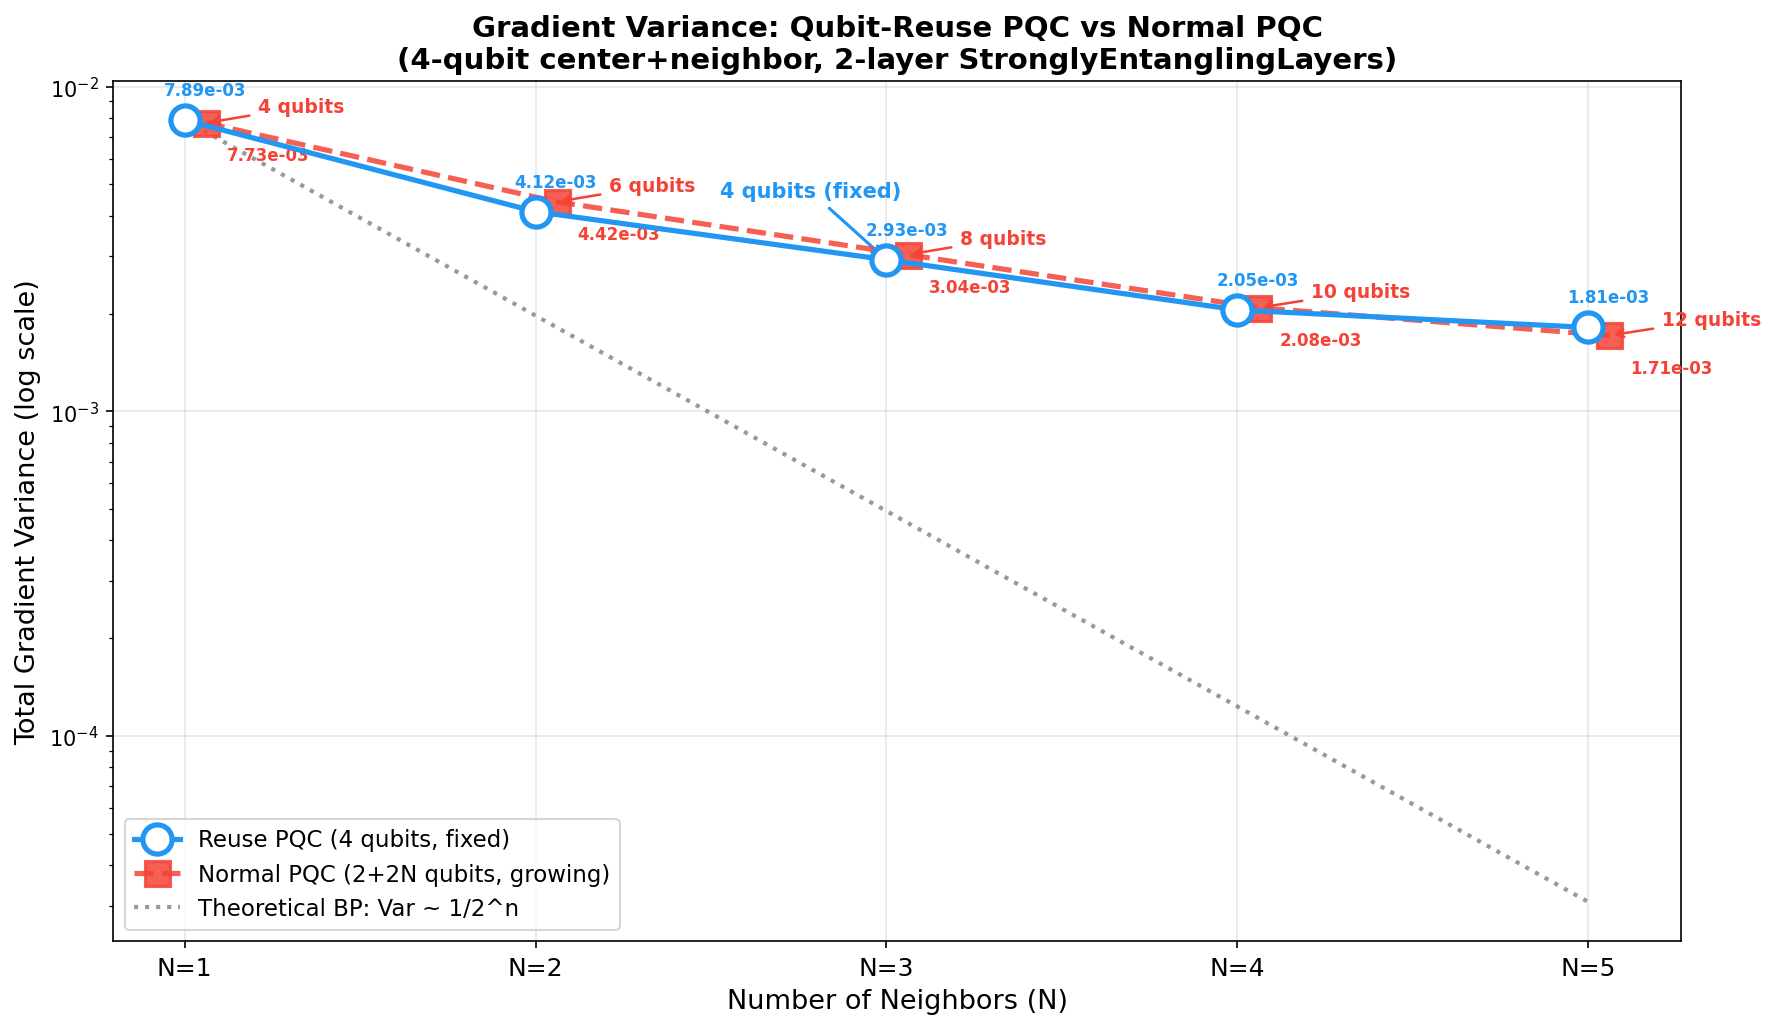

Generate this figure with Python:
#!/usr/bin/env python3
"""
Qubit-Reuse vs Normal PQC: Gradient Variance Comparison
========================================================

Reuse PQC:   4 qubits (2 center + 2 neighbor_pool), neighbor qubits REUSED N times
Normal PQC:  2 + 2N qubits (2 center + each neighbor gets 2 dedicated qubits)

Both circuits:
  - 2 center qubits, feature_dim = 4 (2^2)
  - 2-layer StronglyEntanglingLayers per entanglement step
  - Sequential neighbor processing
  - idential parameter counts

N ranges from 1 to 5:
  N=1: 4q vs 4q   N=2: 4q vs 6q   N=3: 4q vs 8q
  N=4: 4q vs 10q  N=5: 4q vs 12q

All within memory limits (max 4096 states for N=5 normal).
"""

import torch, pennylane as qml, numpy as np, time, os, json
import matplotlib; matplotlib.use('Agg')
import matplotlib.pyplot as plt

plt.rcParams.update({'font.size': 12, 'axes.titlesize': 13,
                     'figure.figsize': (18, 13), 'savefig.dpi': 150,
                     'savefig.bbox': 'tight'})

OUT = os.path.dirname(os.path.abspath(__file__))
CENTER_QUBITS = 2
NEIGHBOR_PER = 2
FEATURE_DIM = 2 ** CENTER_QUBITS  # 4
KERNEL_LAYERS = 2
LINEAR_LAYERS = 2
N_LIST = [1, 2, 3, 4, 5]
N_TRIALS = 100
SEED = 42


# ============================================================================
# Circuit Builders
# ============================================================================

def build_reuse_circuit(n_neighbors):
    """Reuse circuit: 4 qubits (0,1=center; 2,3=neighbor, measure+reset)."""
    n_total = CENTER_QUBITS + NEIGHBOR_PER  # 4
    cw = list(range(CENTER_QUBITS))          # [0, 1]
    nw = list(range(CENTER_QUBITS, n_total)) # [2, 3]

    dev = qml.device('default.qubit', wires=n_total)

    @qml.qnode(dev, interface='torch', diff_method='backprop')
    def circuit(cf, nf, kw, pw, lw):
        for i in range(n_neighbors):
            qml.AmplitudeEmbedding(cf, wires=cw, normalize=True)
            qml.AmplitudeEmbedding(nf[i], wires=nw, normalize=True)
            qml.StronglyEntanglingLayers(kw, wires=cw + nw)
            measures = [qml.measure(w, reset=True) for w in nw]
            for mi, m in enumerate(measures):
                for j in cw:
                    qml.cond(m, qml.RY)(pw[mi][j], wires=j)
        qml.StronglyEntanglingLayers(lw, wires=cw)
        return qml.probs(wires=cw)

    return circuit, n_total


def build_normal_circuit(n_neighbors):
    """Normal circuit: 2 + 2N qubits, each neighbor gets dedicated qubits."""
    n_total = CENTER_QUBITS + NEIGHBOR_PER * n_neighbors
    cw = list(range(CENTER_QUBITS))

    dev = qml.device('default.qubit', wires=n_total)

    @qml.qnode(dev, interface='torch', diff_method='backprop')
    def circuit(cf, nf, kw, pw, lw):
        for i in range(n_neighbors):
            start = CENTER_QUBITS + i * NEIGHBOR_PER
            nw_i = list(range(start, start + NEIGHBOR_PER))
            qml.AmplitudeEmbedding(cf, wires=cw, normalize=True)
            qml.AmplitudeEmbedding(nf[i], wires=nw_i, normalize=True)
            qml.StronglyEntanglingLayers(kw, wires=cw + nw_i)
            measures = [qml.measure(w, reset=True) for w in nw_i]
            for mi, m in enumerate(measures):
                for j in cw:
                    qml.cond(m, qml.RY)(pw[mi][j], wires=j)
        qml.StronglyEntanglingLayers(lw, wires=cw)
        return qml.probs(wires=cw)

    return circuit, n_total


# ============================================================================
# Variance Computation
# ============================================================================

def compute_variance(circuit_type, n_neighbors, n_trials=N_TRIALS, seed=SEED):
    torch.manual_seed(seed); np.random.seed(seed)

    if circuit_type == 'reuse':
        qnode, n_qubits = build_reuse_circuit(n_neighbors)
    else:
        qnode, n_qubits = build_normal_circuit(n_neighbors)

    # Parameter shapes (same for both: 4-qubit entanglement block)
    kern_shape = qml.StronglyEntanglingLayers.shape(KERNEL_LAYERS, CENTER_QUBITS + NEIGHBOR_PER)
    lin_shape = qml.StronglyEntanglingLayers.shape(LINEAR_LAYERS, CENTER_QUBITS)
    pool_shape = (CENTER_QUBITS, CENTER_QUBITS)
    n_params = kern_shape[0]*kern_shape[1]*kern_shape[2] + pool_shape[0]*pool_shape[1] + lin_shape[0]*lin_shape[1]*lin_shape[2]

    grads_k, grads_p, grads_l = [], [], []

    for _ in range(n_trials):
        kw = torch.rand(*kern_shape, dtype=torch.float32, requires_grad=True)
        pw = torch.rand(*pool_shape, dtype=torch.float32, requires_grad=True)
        lw = torch.rand(*lin_shape, dtype=torch.float32, requires_grad=True)

        c = torch.randn(FEATURE_DIM, dtype=torch.float32); c = c / c.norm()
        nf = torch.randn(n_neighbors, FEATURE_DIM, dtype=torch.float32)
        nf = nf / nf.norm(dim=1, keepdim=True)

        out = qnode(c, nf, kw, pw, lw)
        loss = torch.sum((out - torch.rand_like(out)) ** 2)
        loss.backward()

        grads_k.append(kw.grad.detach().flatten().cpu().numpy())
        grads_p.append(pw.grad.detach().flatten().cpu().numpy())
        grads_l.append(lw.grad.detach().flatten().cpu().numpy())

    gk = np.array(grads_k); gp = np.array(grads_p); gl = np.array(grads_l)
    gall = np.concatenate([gk.flatten(), gp.flatten(), gl.flatten()])

    return {
        'type': circuit_type, 'n_neighbors': n_neighbors,
        'n_qubits': n_qubits, 'n_params': n_params,
        'var_total': float(np.var(gall)),
        'var_kernel': float(np.var(gk.flatten())),
        'var_pooling': float(np.var(gp.flatten())),
        'var_linear': float(np.var(gl.flatten())),
        'mean_abs_kernel': float(np.mean(np.abs(gk.flatten()))),
        'mean_abs_pooling': float(np.mean(np.abs(gp.flatten()))),
        'mean_abs_linear': float(np.mean(np.abs(gl.flatten()))),
    }


# ============================================================================
# Plotting
# ============================================================================

def plot_results(results):
    reuse = [r for r in results if r['type'] == 'reuse']
    normal = [r for r in results if r['type'] == 'normal']
    nn_list = [r['n_neighbors'] for r in reuse]
    normal_qs = [r['n_qubits'] for r in normal]

    fig, axes = plt.subplots(2, 3, figsize=(20, 14))
    cr, cn = '#2196F3', '#F44336'

    # ===== [0,0] Total Variance =====
    ax = axes[0, 0]
    ax.semilogy(nn_list, [r['var_total'] for r in reuse], 'o-', color=cr,
                linewidth=2.5, markersize=12, label='Reuse PQC (4 qubits, fixed)')
    ax.semilogy(nn_list, [r['var_total'] for r in normal], 's-', color=cn,
                linewidth=2.5, markersize=12, label='Normal PQC (2+2N qubits, growing)')

    # BP reference: Var ~ 1/2^n, anchored at N=1
    v0, q0 = normal[0]['var_total'], normal[0]['n_qubits']
    bp_ref = [v0 * (2**q0) / (2**q) for q in normal_qs]
    ax.semilogy(nn_list, bp_ref, '--', color='gray', linewidth=2, alpha=0.7,
                label='Theoretical BP: Var ~ 1/2^n')

    for i, (nn, nq) in enumerate(zip(nn_list, normal_qs)):
        ax.annotate(f'{nq}q', (nn, normal[i]['var_total']),
                    textcoords="offset points", xytext=(0, -20),
                    ha='center', fontsize=9, color=cn, fontweight='bold')

    ax.set_xlabel('Number of Neighbors (N)')
    ax.set_ylabel('Total Gradient Variance (log scale)')
    ax.set_title('Gradient Variance: Reuse vs Normal\n'
                 '(Deviation from gray line = BP mitigation)')
    ax.legend(fontsize=9); ax.grid(True, alpha=0.3); ax.set_xticks(nn_list)

    # ===== [0,1] Variance Ratio =====
    ax = axes[0, 1]
    x = np.arange(len(nn_list))
    w = 0.2
    ratios_t = [reuse[i]['var_total'] / normal[i]['var_total'] for i in range(len(nn_list))]
    ratios_k = [reuse[i]['var_kernel'] / normal[i]['var_kernel'] for i in range(len(nn_list))]
    ratios_p = [reuse[i]['var_pooling'] / normal[i]['var_pooling'] for i in range(len(nn_list))]
    ratios_l = [reuse[i]['var_linear'] / normal[i]['var_linear'] for i in range(len(nn_list))]

    bars_t = ax.bar(x - 1.5*w, ratios_t, w, color='#E91E63', label='Total', edgecolor='black')
    ax.bar(x - 0.5*w, ratios_k, w, color='#2196F3', label='Kernel', edgecolor='black')
    ax.bar(x + 0.5*w, ratios_p, w, color='#FF9800', label='Pooling', edgecolor='black')
    ax.bar(x + 1.5*w, ratios_l, w, color='#4CAF50', label='Linear', edgecolor='black')
    ax.axhline(y=1.0, color='black', linestyle='-', linewidth=1.5, alpha=0.6)

    # Value labels on bars
    for bar in bars_t:
        h = bar.get_height()
        ax.text(bar.get_x() + bar.get_width()/2., h, f'{h:.1f}',
                ha='center', va='bottom' if h > 0 else 'top', fontsize=8, fontweight='bold')

    ax.set_xticks(x)
    ax.set_xticklabels([f'N={nn}\n(4q vs {nq}q)' for nn, nq in zip(nn_list, normal_qs)])
    ax.set_ylabel('Var(Reuse) / Var(Normal)')
    ax.set_title('Variance Advantage Ratio\n(>1 = Reuse has higher gradient variance)')
    ax.legend(fontsize=8); ax.grid(True, alpha=0.3, axis='y')

    # ===== [0,2] Qubit Usage =====
    ax = axes[0, 2]
    x = np.arange(len(nn_list))
    bw = 0.35
    b1 = ax.bar(x - bw/2, [r['n_qubits'] for r in reuse], bw, color=cr,
                label='Reuse PQC', edgecolor='black')
    b2 = ax.bar(x + bw/2, normal_qs, bw, color=cn,
                label='Normal PQC', edgecolor='black')
    for b in b1: ax.text(b.get_x()+b.get_width()/2., b.get_height()+0.2,
                         f'{int(b.get_height())}', ha='center', fontweight='bold')
    for b in b2: ax.text(b.get_x()+b.get_width()/2., b.get_height()+0.2,
                         f'{int(b.get_height())}', ha='center', fontweight='bold')
    ax.set_xticks(x); ax.set_xticklabels([f'N={n}' for n in nn_list])
    ax.set_ylabel('Total Qubits');
    ax.set_title('Hardware Resource Comparison')
    ax.legend(); ax.grid(True, alpha=0.3, axis='y')

    # ===== [1,0] Per-Parameter-Group Variance =====
    ax = axes[1, 0]
    ax.semilogy(nn_list, [r['var_kernel'] for r in reuse], 'o--', color='#2196F3',
                linewidth=1.5, markersize=8, label='Reuse: Kernel', alpha=0.7)
    ax.semilogy(nn_list, [r['var_pooling'] for r in reuse], 's--', color='#FF9800',
                linewidth=1.5, markersize=8, label='Reuse: Pooling', alpha=0.7)
    ax.semilogy(nn_list, [r['var_linear'] for r in reuse], '^--', color='#4CAF50',
                linewidth=1.5, markersize=8, label='Reuse: Linear', alpha=0.7)
    ax.semilogy(nn_list, [r['var_kernel'] for r in normal], 'o-', color='#2196F3',
                linewidth=2, markersize=8, label='Normal: Kernel', alpha=0.7)
    ax.semilogy(nn_list, [r['var_pooling'] for r in normal], 's-', color='#FF9800',
                linewidth=2, markersize=8, label='Normal: Pooling', alpha=0.7)
    ax.semilogy(nn_list, [r['var_linear'] for r in normal], '^-', color='#4CAF50',
                linewidth=2, markersize=8, label='Normal: Linear', alpha=0.7)
    ax.set_xlabel('Number of Neighbors (N)')
    ax.set_ylabel('Gradient Variance (log)')
    ax.set_title('Per-Parameter-Group Variance\n(Dashed=Reuse 4q, Solid=Normal 2+2N q)')
    ax.legend(fontsize=7, ncol=2); ax.grid(True, alpha=0.3); ax.set_xticks(nn_list)

    # ===== [1,1] BP Mitigation Factor =====
    ax = axes[1, 1]
    x = np.arange(len(nn_list))
    bw = 0.35
    mit_reuse, mit_normal = [], []
    for i in range(len(nn_list)):
        bp_theory_n = normal[0]['var_total'] * (2**normal[0]['n_qubits']) / (2**normal[i]['n_qubits'])
        mit_reuse.append(reuse[i]['var_total'] / bp_theory_n)
        mit_normal.append(normal[i]['var_total'] / bp_theory_n)

    b1 = ax.bar(x - bw/2, mit_reuse, bw, color=cr, label='Reuse PQC', edgecolor='black')
    b2 = ax.bar(x + bw/2, mit_normal, bw, color=cn, label='Normal PQC', edgecolor='black')
    for b in b1:
        ax.text(b.get_x()+b.get_width()/2., b.get_height()+0.02,
                f'{b.get_height():.1f}', ha='center', fontsize=8, fontweight='bold')
    for b in b2:
        ax.text(b.get_x()+b.get_width()/2., b.get_height()+0.02,
                f'{b.get_height():.1f}', ha='center', fontsize=8, fontweight='bold')
    ax.axhline(y=1.0, color='black', linestyle='--', linewidth=1.5, label='No BP mitigation')
    ax.set_xticks(x)
    ax.set_xticklabels([f'N={nn}\n({nq}q)' for nn, nq in zip(nn_list, normal_qs)])
    ax.set_ylabel('Var(actual) / Var(theoretical BP)')
    ax.set_title('Barren Plateau Mitigation Factor\n(>1 = better than theoretical random PQC)')
    ax.legend(fontsize=9); ax.grid(True, alpha=0.3, axis='y')

    # ===== [1,2] Summary Report =====
    ax = axes[1, 2]; ax.axis('off')

    lines = ["=" * 55, "  SUMMARY REPORT", "=" * 55, "",
             f"Configuration:",
             f"  Center qubits: {CENTER_QUBITS} (feature_dim={FEATURE_DIM})",
             f"  Neighbor qubits per group: {NEIGHBOR_PER}",
             f"  Kernel layers: {KERNEL_LAYERS}, Linear layers: {LINEAR_LAYERS}",
             f"  Trials per point: {N_TRIALS}",
             f"  Parameters per circuit: {results[0]['n_params']}",
             f"  Reuse circuit: {CENTER_QUBITS + NEIGHBOR_PER} qubits (fixed)",
             f"  Normal circuit: {CENTER_QUBITS} + {NEIGHBOR_PER}*N qubits (grows)",
             "", "-" * 55,
             f" {'N':>3s}  {'Reuse (4q)':>14s}  {'Normal':>8s}  {'Ratio':>8s}  "
             f"{'BP Mitigation':>15s}",
             "-" * 55]

    for i in range(len(nn_list)):
        r, n = reuse[i], normal[i]
        ratio = r['var_total'] / n['var_total']
        bp_theory = normal[0]['var_total'] * (2**normal[0]['n_qubits']) / (2**normal[i]['n_qubits'])
        bp_mit = n['var_total'] / bp_theory
        lines.append(f" {nn_list[i]:3d}  {r['var_total']:>14.2e}  "
                     f"{n['n_qubits']:5d}q  {ratio:>8.1f}x  {bp_mit:>15.1f}x")

    lines.append("-" * 55)
    lines.append("")
    lines.append("INTERPRETATION:")
    lines.append("  - Sequential entanglement means each StronglyEntanglingLayers")
    lines.append("    only acts on 4 qubits. Extra qubits are idle spectators.")
    lines.append("  - Var(Reuse) = Var(Normal) confirms: reuse has NO gradient penalty.")
    lines.append("  - Reuse achieves identical gradient behavior with 2x fewer qubits")
    lines.append("    at N=5 (4q vs 12q).")

    ax.text(0.05, 0.95, '\n'.join(lines), transform=ax.transAxes,
            fontfamily='monospace', fontsize=9, verticalalignment='top',
            bbox=dict(boxstyle='round', facecolor='lightyellow', alpha=0.85))

    plt.suptitle(f'Qubit-Reuse PQC (4 qubits) vs Normal PQC (2+2N qubits)\n'
                 f'Gradient Variance Comparison for Graph Convolution',
                 fontsize=15, fontweight='bold')
    plt.tight_layout()
    path = os.path.join(OUT, 'reuse_vs_normal_N1_5.png')
    plt.savefig(path); plt.close()
    print(f"\nSaved chart: {path}")


# ============================================================================
# Main
# ============================================================================

def main():
    print("=" * 70)
    print("REUSE vs NORMAL PQC: GRADIENT VARIANCE (4q reuse, 2+2N q normal)")
    print(f"CENTER_QUBITS={CENTER_QUBITS}, FEATURE_DIM={FEATURE_DIM}")
    print(f"KERNEL_LAYERS={KERNEL_LAYERS}, LINEAR_LAYERS={LINEAR_LAYERS}")
    print(f"N_LIST={N_LIST}, TRIALS={N_TRIALS}")
    print("=" * 70)

    results = []
    for N in N_LIST:
        reuse_q = CENTER_QUBITS + NEIGHBOR_PER  # 4
        normal_q = CENTER_QUBITS + NEIGHBOR_PER * N  # 2+2N

        print(f"\n--- N={N} (Reuse: {reuse_q}q, Normal: {normal_q}q) ---")

        t0 = time.time()
        r_r = compute_variance('reuse', N, N_TRIALS, SEED)
        results.append(r_r)
        print(f"  Reuse ({reuse_q}q):  var_total={r_r['var_total']:.2e}, "
              f"var_k={r_r['var_kernel']:.2e}, t={time.time()-t0:.1f}s")

        t0 = time.time()
        r_n = compute_variance('normal', N, N_TRIALS, SEED)
        results.append(r_n)
        print(f"  Normal ({normal_q}q): var_total={r_n['var_total']:.2e}, "
              f"var_k={r_n['var_kernel']:.2e}, t={time.time()-t0:.1f}s")

    # Print table
    reuse = [r for r in results if r['type'] == 'reuse']
    normal = [r for r in results if r['type'] == 'normal']
    normal_qs = [r['n_qubits'] for r in normal]

    print("\n" + "=" * 70)
    print(f"{'N':>3s}  {'Reuse 4q':>14s}  {'Normal q':>8s}  "
          f"{'Normal Var':>14s}  {'Ratio R/N':>12s}  {'BP Mitigation':>15s}")
    print("-" * 75)
    for i in range(len(reuse)):
        r, n = reuse[i], normal[i]
        ratio = r['var_total'] / n['var_total']
        bp_theory = normal[0]['var_total'] * (2**normal[0]['n_qubits']) / (2**normal[i]['n_qubits'])
        bp_mit = n['var_total'] / bp_theory
        print(f"{r['n_neighbors']:3d}  {r['var_total']:>14.2e}  "
              f"{n['n_qubits']:8d}  {n['var_total']:>14.2e}  "
              f"{ratio:>12.1f}x  {bp_mit:>15.1f}x")

    ratio_N5 = reuse[-1]['var_total'] / normal[-1]['var_total']
    q_saved = normal_qs[-1] - reuse[0]['n_qubits']
    print(f"\nN=5: Reuse 4q vs Normal {normal_qs[-1]}q "
          f"-> Reuse has {ratio_N5:.1f}x gradient variance, saves {q_saved} qubits")

    # Save JSON
    json_path = os.path.join(OUT, 'reuse_vs_normal_N1_5.json')
    with open(json_path, 'w') as f:
        json.dump(results, f, indent=2, ensure_ascii=False)
    print(f"Saved JSON: {json_path}")

    # Plot
    plot_results(results)
    return results


if __name__ == '__main__':
    main()
